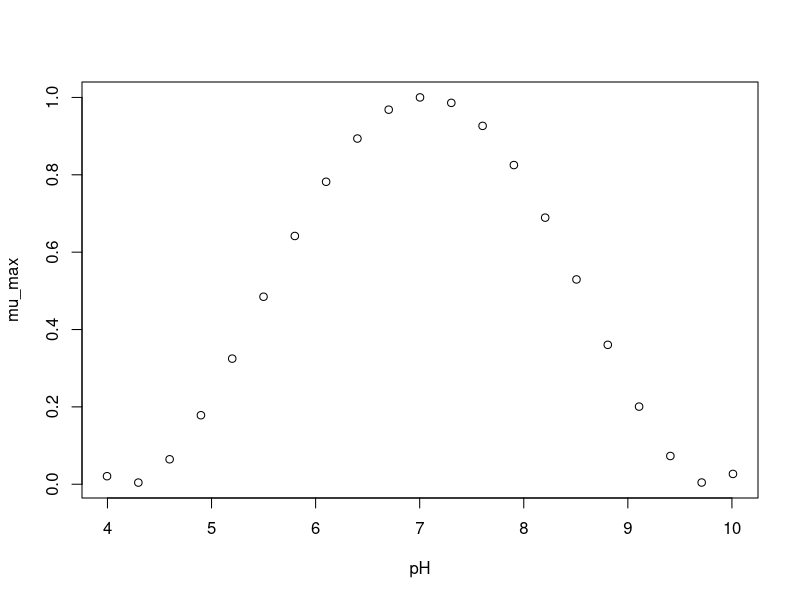

Recreate this plot in R.
#############################
# start of Parameter script
#############################
pH <- seq(3.996003996004,10.01,length.out=21)
#############################
# end of Parameter script
#############################
############################# 
# start of Model script Gropin ID 234 
#############################
 
# constant coefficients for this model
mopt <- 1
pHmin <- 4.2
c2 <- 3.2000000000000001E-2
pHmax <- 9.8
pHopt <- 7
 
variables <- data.frame(pH)
argumentsPar <- expand.grid(variables)
 
# heart of the model
response_surface <- function(pH) {
   mumax <-mopt*(((pH-pHmin)*(1-exp(c2*(pH-pHmax))))/((pHopt-pHmin)*(1-exp(c2*(pHopt-pHmax)))))^2

return(mumax=mumax)
} 

# output parameters
mumax <- cbind(argumentsPar,response_surface(argumentsPar['pH']))
colnames(mumax) <- c(colnames(argumentsPar),'mumax')
#############################
# End of Model script
#############################
############################# 
# start of Visualisation script Gropin ID 234 
#############################
plot(pH,mumax$mumax,
                          xlab='pH',
                          ylab='mu_max')
#############################
# End of Visualisation script
#############################
